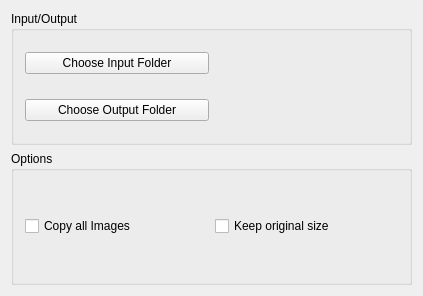
<?xml version="1.0" encoding="UTF-8"?>
<ui version="4.0">
 <class>MainWindow</class>
 <widget class="QMainWindow" name="MainWindow">
  <property name="geometry">
   <rect>
    <x>0</x>
    <y>0</y>
    <width>423</width>
    <height>296</height>
   </rect>
  </property>
  <property name="windowTitle">
   <string>MainWindow</string>
  </property>
  <widget class="QWidget" name="centralWidget">
   <layout class="QGridLayout" name="gridLayout_2">
    <item row="0" column="0">
     <widget class="QGroupBox" name="IO_box">
      <property name="title">
       <string>Input/Output</string>
      </property>
      <layout class="QGridLayout" name="gridLayout">
       <item row="1" column="0">
        <layout class="QVBoxLayout" name="main_IO">
         <item>
          <layout class="QHBoxLayout" name="input_folder">
           <item>
            <widget class="QPushButton" name="image_input_folder_button">
             <property name="text">
              <string>Choose Input Folder</string>
             </property>
            </widget>
           </item>
           <item>
            <widget class="QLabel" name="image_input_folder_label">
             <property name="text">
              <string/>
             </property>
            </widget>
           </item>
          </layout>
         </item>
         <item>
          <layout class="QHBoxLayout" name="output_folder">
           <item>
            <widget class="QPushButton" name="image_output_folder_button">
             <property name="text">
              <string>Choose Output Folder</string>
             </property>
            </widget>
           </item>
           <item>
            <widget class="QLabel" name="image_output_folder_label">
             <property name="text">
              <string/>
             </property>
            </widget>
           </item>
          </layout>
         </item>
        </layout>
       </item>
      </layout>
     </widget>
    </item>
    <item row="1" column="0">
     <widget class="QGroupBox" name="options_box">
      <property name="title">
       <string>Options</string>
      </property>
      <layout class="QGridLayout" name="gridLayout_3">
       <item row="2" column="0">
        <layout class="QHBoxLayout" name="main_options">
         <item>
          <layout class="QVBoxLayout" name="verticalLayout">
           <item>
            <widget class="QCheckBox" name="copy_images_chkbox">
             <property name="text">
              <string>Copy all Images</string>
             </property>
            </widget>
           </item>
          </layout>
         </item>
         <item>
          <widget class="QCheckBox" name="original_size_chkbox">
           <property name="text">
            <string>Keep original size</string>
           </property>
          </widget>
         </item>
        </layout>
       </item>
      </layout>
     </widget>
    </item>
   </layout>
  </widget>
 </widget>
 <layoutdefault spacing="6" margin="11"/>
 <resources/>
 <connections/>
</ui>
